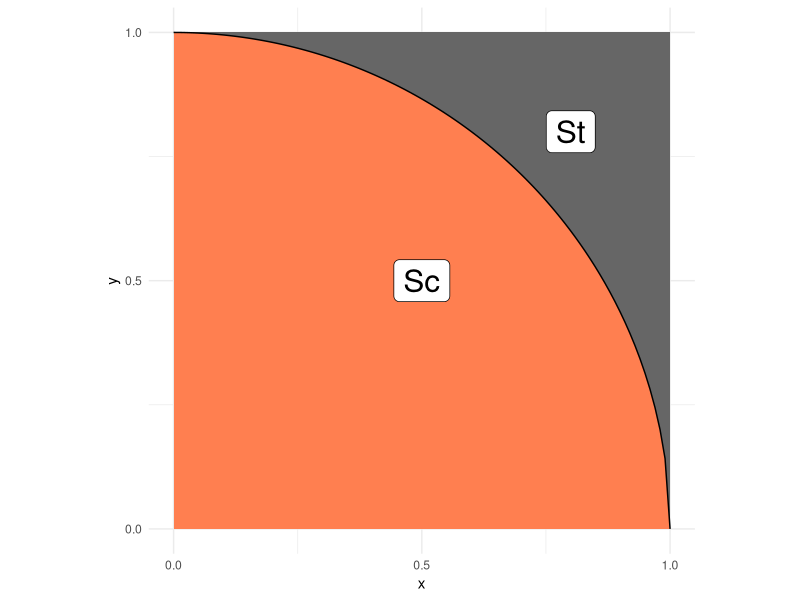
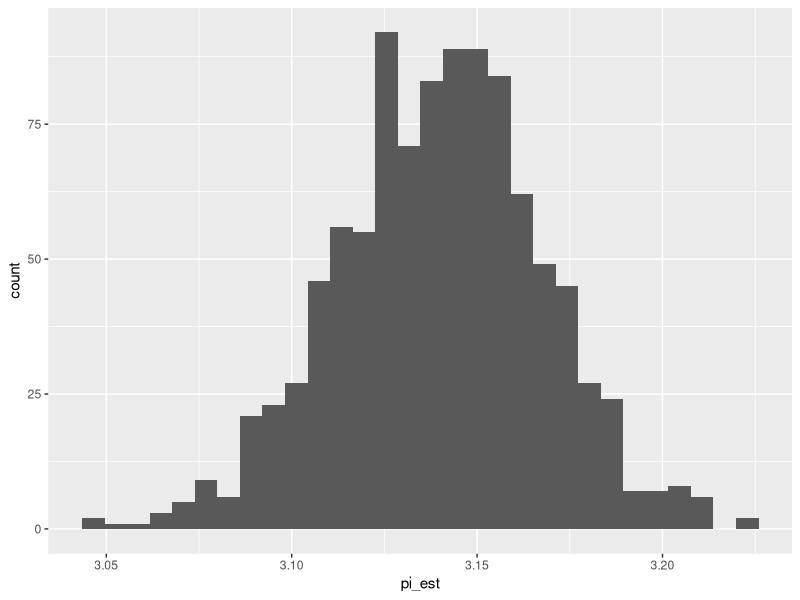

These charts were generated, in order, by the following R code:
## ---- chunk 1
library(tidyverse)
library(rsample)
## ---- chunk 2
## NOTE: No need to edit; this visual helps explain the pi estimation scheme
tibble(x = seq(0, 1, length.out = 100)) %>%
  mutate(y = sqrt(1 - x^2)) %>%

  ggplot(aes(x, y)) +
  annotate(
    "rect",
    xmin = 0, ymin = 0, xmax = 1, ymax = 1,
    fill = "grey40",
    size = 1
  ) +
  geom_ribbon(aes(ymin = 0, ymax = y), fill = "coral") +
  geom_line() +
  annotate(
    "label",
    x = 0.5, y = 0.5, label = "Sc",
    size = 8
  ) +
  annotate(
    "label",
    x = 0.8, y = 0.8, label = "St",
    size = 8
  ) +
  scale_x_continuous(breaks = c(0, 1/2, 1)) +
  scale_y_continuous(breaks = c(0, 1/2, 1)) +
  theme_minimal() +
  coord_fixed()
## ---- chunk 3
## TASK: Choose a sample size and generate samples
n <- 1000 # Choose a sample size
df_q1 <- tibble(
  x = runif(n, min = 0, max = 1),
  y = runif(n, min = 0, max = 1)
) # Generate the data

df_q1 
## ---- chunk 4
## NOTE: Do not edit this code
# Correct sample size
assertthat::assert_that(
  dim(df_q1) %>% 
    .[[1]] == n,
  msg = "The sample size should be `n`"
)
# Correct column names
assertthat::assert_that(
  setequal(names(df_q1), c("x", "y")),
  msg = "df_q1 must include the columns `x` and `y`"
)
print("Good")
## ---- chunk 5
## TASK: Finish implementing this function
stat <- function(x, y) {
  # TODO: Finish implementing this function
  x <- (sqrt(1 - x^2)) * 4
  y <- (sqrt(1 - y^2)) * 4
}
## ---- chunk 6
## TASK: Finish writing these assert statements

# Check the value for points *inside* the circle
assertthat::assert_that(
  tibble(x = 0, y = 0) %>% # Pick a point *inside* the circle
    mutate(stat = stat(x, y)) %>% 
    pull(stat) %>% 
    .[[1]] == 4,
  # ???, # Write the correct value of stat() here
  msg = "Incorrect value when a point is inside the circle"
)

# Check the value for points *outside* the circle
assertthat::assert_that(
  tibble(x = 1, y = 1) %>% # Pick a point *outside* the circle
    mutate(stat = stat(x, y)) %>% 
    pull(stat) %>% 
    .[[1]] == 0,
  # ???, # Write the correct value of stat() here
  msg = "Incorrect value when a point is outside the circle"
)
print("Your assertions passed, but make sure they're checking the right thing!")
## ---- chunk 7
## TASK: Estimate pi using your data from q1
df_q3 <- 
  df_q1 %>%
  summarize(pi_est = mean(stat(x, y)))
  # TODO: Estimate pi as the column `pi_est`
df_q3
## ---- chunk 8
## NOTE: Do not edit this code
# Correct sample size
assertthat::assert_that(
  dim(df_q3) %>% 
    .[[1]] == 1,
  msg = "This result should have just one row"
)
# Correct column names
assertthat::assert_that(
  setequal(names(df_q3), c("pi_est")),
  msg = "df_q3 must include the column `pi_est`"
)
print("Good")
## ---- chunk 9
## TASK: Finish the code below
df_q4 <- 
  df_q1 %>% 
  bootstraps(., times = 1000) %>% 
  mutate(
    pi_est = map_dbl(
      splits,
      function(split_df) {
        analysis(split_df) %>% 
          # Estimate pi (pi_est) using the resampled data;
          # this should be *identical* to the
          # code you wrote for q3
          summarize(pi_est = mean(stat(x, y))) %>%
          pull(pi_est)
      }
    )
  )

## NOTE: Do not edit; use this to visualize your results
df_q4 %>% 
  ggplot(aes(pi_est)) +
  geom_histogram()
## ---- chunk 10
## TASK: Compute a bootstrap confidence interval at the 95% level (alpha = 0.05)
df_q5 <- 
  df_q4 %>% 
  summarize(
    # TODO: Compute pi_lo and pi_up
    pi_lo = quantile(pi_est, probs = c(0.05 / 2)),
    pi_up = quantile(pi_est, probs = c(1 - (0.05 / 2)))
  )

df_q5
## ---- chunk 11
df_q1 %>%
  summarize(
    pi_lo = mean(stat(x, y)) - qnorm(1 - (1 - 0.95) / 2) * sd(stat(x, y)) / sqrt(1000),
    pi_up = mean(stat(x, y)) + qnorm(1 - (1 - 0.95) / 2) * sd(stat(x, y)) / sqrt(1000)
  )
